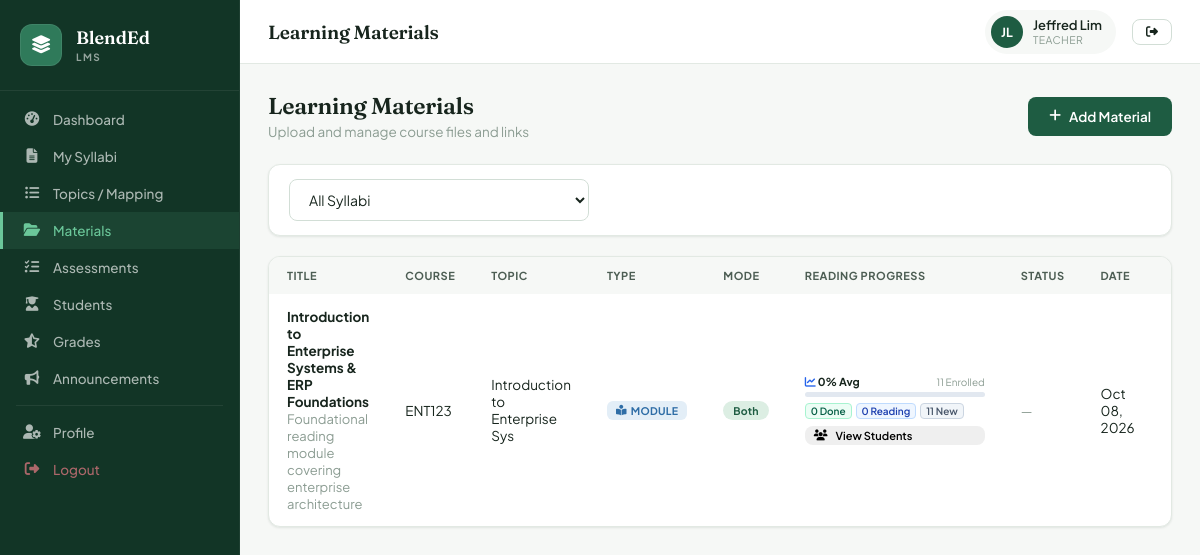
The app's page /teacher/materials.php (signed in) with its own data.
### tables this page shows
CREATE TABLE `learning_materials` (
  `id` int NOT NULL AUTO_INCREMENT,
  `syllabus_topic_id` int DEFAULT NULL,
  `syllabus_id` int DEFAULT NULL,
  `teacher_id` int NOT NULL,
  `title` varchar(200) NOT NULL,
  `description` text,
  `type` varchar(50) NOT NULL DEFAULT 'module',
  `file_path` varchar(255) DEFAULT NULL,
  `external_url` varchar(500) DEFAULT NULL,
  `delivery_mode` enum('online','offline','both') DEFAULT 'both',
  `created_at` timestamp NOT NULL DEFAULT CURRENT_TIMESTAMP,
  `content` longtext,
  `estimated_read_time` int NOT NULL DEFAULT '5',
  `view_count` int DEFAULT '0',
  PRIMARY KEY (`id`),
  KEY `syllabus_topic_id` (`syllabus_topic_id`),
  KEY `syllabus_id` (`syllabus_id`),
  KEY `teacher_id` (`teacher_id`),
  CONSTRAINT `learning_materials_ibfk_1` FOREIGN KEY (`syllabus_topic_id`) REFERENCES `syllabus_topics` (`id`) ON DELETE SET NULL,
  CONSTRAINT `learning_materials_ibfk_2` FOREIGN KEY (`syllabus_id`) REFERENCES `syllabi` (`id`) ON DELETE CASCADE,
  CONSTRAINT `learning_materials_ibfk_3` FOREIGN KEY (`teacher_id`) REFERENCES `users` (`id`) ON DELETE CASCADE
);

CREATE TABLE `syllabus_topics` (
  `id` int NOT NULL AUTO_INCREMENT,
  `syllabus_id` int NOT NULL,
  `week_number` int NOT NULL,
  `topic_title` varchar(200) NOT NULL,
  `topic_description` text,
  `learning_outcomes` text,
  `delivery_mode` enum('face-to-face','online','blended','asynchronous','synchronous') DEFAULT 'blended',
  `online_platform` varchar(100) DEFAULT NULL,
  `resources` text,
  `assessment_type` varchar(100) DEFAULT NULL,
  `sort_order` int DEFAULT '0',
  `created_at` timestamp NOT NULL DEFAULT CURRENT_TIMESTAMP,
  `is_completed` tinyint(1) NOT NULL DEFAULT '0',
  `completion_notes` text,
  `deletion_requested` tinyint(1) NOT NULL DEFAULT '0',
  `deletion_reason` text,
  `ilo_code` varchar(50) DEFAULT NULL,
  `blooms_level` varchar(50) DEFAULT NULL,
  `activity_title` varchar(255) DEFAULT NULL,
  PRIMARY KEY (`id`),
  KEY `syllabus_id` (`syllabus_id`),
  CONSTRAINT `syllabus_topics_ibfk_1` FOREIGN KEY (`syllabus_id`) REFERENCES `syllabi` (`id`) ON DELETE CASCADE
);

### includes/config.php (called while the page is built, shortened)
<?php
function safeHtml($text) {
    $text = htmlspecialchars_decode($text, ENT_QUOTES);
    return htmlspecialchars($text, ENT_QUOTES, 'UTF-8');
}

### teacher/materials.php (the view, shortened to what this page needs)
<?php
require_once '../includes/config.php';
$tid = $_SESSION['user_id'];
$where = "m.teacher_id = ?";
$types = 'i';
$params = [$tid];
$sql = "SELECT m.*, c.course_code, c.course_name, st.topic_title,
               a.id AS assessment_id, a.due_date AS assessment_due_date, a.is_closed AS assessment_is_closed,
               (SELECT COUNT(*) FROM enrollments WHERE syllabus_id = m.syllabus_id AND status = 'enrolled') as total_enrolled,
               (SELECT COUNT(*) FROM topic_progress tp JOIN enrollments e ON e.student_id = tp.student_id AND e.syllabus_id = m.syllabus_id AND e.status = 'enrolled' WHERE tp.syllabus_topic_id = m.syllabus_topic_id AND (tp.read_percentage >= 90 OR tp.status = 'completed')) as finished_count,
               (SELECT COUNT(*) FROM topic_progress tp JOIN enrollments e ON e.student_id = tp.student_id AND e.syllabus_id = m.syllabus_id AND e.status = 'enrolled' WHERE tp.syllabus_topic_id = m.syllabus_topic_id AND tp.read_percentage > 0 AND tp.read_percentage < 90 AND tp.status != 'completed') as reading_count,
               (SELECT AVG(COALESCE(tp.read_percentage, 0)) FROM enrollments e LEFT JOIN topic_progress tp ON tp.student_id = e.student_id AND tp.syllabus_topic_id = m.syllabus_topic_id WHERE e.syllabus_id = m.syllabus_id AND e.status = 'enrolled') as avg_read_pct
        FROM learning_materials m
        LEFT JOIN syllabi s ON m.syllabus_id = s.id
        LEFT JOIN courses c ON s.course_id = c.id
        LEFT JOIN syllabus_topics st ON m.syllabus_topic_id = st.id
        LEFT JOIN assessments a ON (a.syllabus_id = m.syllabus_id AND a.title = m.title AND a.type = 'activity')
        WHERE $where
        ORDER BY m.created_at DESC";
$materialsStmt = $conn->prepare($sql);
$materialsStmt->bind_param($types, ...$params);
$materialsStmt->execute();
$materialsResult = $materialsStmt->get_result();
$materialsArr = [];
while ($row = $materialsResult->fetch_assoc()) $materialsArr[] = $row;
$icons = ['document' => 'fa-file-pdf', 'video' => 'fa-video', 'link' => 'fa-link', 'presentation' => 'fa-file-powerpoint', 'quiz' => 'fa-question-circle', 'activity' => 'fa-pencil-alt', 'module' => 'fa-book-reader'];
$colors = ['document' => 'badge-red', 'video' => 'badge-blue', 'link' => 'badge-gray', 'presentation' => 'badge-orange', 'quiz' => 'badge-green', 'activity' => 'badge-purple', 'module' => 'badge-blue'];
?>
<?php require_once '../includes/header.php'; ?>
<div class="app-layout">
    <?php require_once '../includes/sidebar.php'; ?>
    <div class="main-content">
        <?php require_once '../includes/topbar.php'; ?>
        <div class="page-content">
            <div class="page-header">
                <div class="page-header-left"><h2>Learning Materials</h2><p>Upload and manage course files and links</p></div>
                <button class="btn btn-primary" onclick="openAddMaterialModal()"><i class="fas fa-plus"></i> Add Material</button>
            </div>
            <div class="card" style="margin-bottom:20px">
                <div class="card-body" style="padding:14px 20px">
                    <form method="GET" style="display:flex;gap:12px">
                        <select name="syl" class="form-control" style="width:300px" onchange="this.form.submit()">
                            <option value="">All Syllabi</option>
                        </select>
                    </form>
                </div>
            </div>
            <div class="card">
                <div class="table-wrap">
                    <table>
                        <thead><tr><th>Title</th><th>Course</th><th>Topic</th><th>Type</th><th>Mode</th><th style="min-width:180px">Reading Progress</th><th>Status</th><th>Date</th><th>Actions</th></tr></thead>
                        <tbody>
                        <?php foreach($materialsArr as $m): ?>
                        <?php
                            $isModule = ($m['type'] === 'module');
                            $totEnrolled = (int)($m['total_enrolled'] ?? 0);
                            $finCount = (int)($m['finished_count'] ?? 0);
                            $readCount = (int)($m['reading_count'] ?? 0);
                            $notStarted = max(0, $totEnrolled - ($finCount + $readCount));
                            $avgRead = round((float)($m['avg_read_pct'] ?? 0), 1);
                        ?>
                        <tr>
                            <td><strong><?= safeHtml($m['title']) ?></strong><br><small class="text-muted"><?= safeHtml(substr($m['description'] ?? '', 0, 60)) ?></small></td>
                            <td><?= htmlspecialchars($m['course_code'] ?? '-') ?></td>
                            <td><?= $m['topic_title'] ? safeHtml(substr($m['topic_title'], 0, 30)) : '<span class="text-muted">General</span>' ?></td>
                            <td><span class="badge <?= $colors[$m['type']] ?? 'badge-gray' ?>"><i class="fas <?= $icons[$m['type']] ?? 'fa-file' ?>"></i> <?= ucfirst($m['type']) ?></span></td>
                            <td><?php $mc=['online'=>'mode-online','offline'=>'mode-face','both'=>'mode-blended']; echo '<span class="mode-pill '.$mc[$m['delivery_mode']].'">'.ucfirst($m['delivery_mode']).'</span>'; ?></td>
                            <td>
                                <?php if ($isModule): ?>
                                    <div style="min-width:180px">
                                        <div style="display:flex;justify-content:space-between;align-items:center;margin-bottom:4px;font-size:11px">
                                            <span style="font-weight:700;color:var(--text)"><i class="fas fa-chart-line" style="color:#2563eb"></i> <?= $avgRead ?>% Avg</span>
                                            <span style="color:var(--text3);font-size:10px"><?= $totEnrolled ?> Enrolled</span>
                                        </div>
                                        <div style="height:5px;background:#e2e8f0;border-radius:99px;overflow:hidden;margin-bottom:6px">
                                        </div>
                                        <div style="display:flex;gap:4px;flex-wrap:wrap;margin-bottom:6px;font-size:10px">
                                            <span style="background:#ecfdf5;color:#065f46;padding:1px 5px;border-radius:4px;border:1px solid #a7f3d0;font-weight:600" title="Finished (90-100%)">
                                                <?= $finCount ?> Done
                                            </span>
                                            <span style="background:#eff6ff;color:#1e40af;padding:1px 5px;border-radius:4px;border:1px solid #bfdbfe;font-weight:600" title="Reading (1-89%)">
                                                <?= $readCount ?> Reading
                                            </span>
                                            <?php if ($notStarted > 0): ?>
                                            <span style="background:#f1f5f9;color:#475569;padding:1px 5px;border-radius:4px;border:1px solid #cbd5e1;font-weight:600" title="Not Started (0%)">
                                                <?= $notStarted ?> New
                                            </span>
                                            <?php endif; ?>
                                        </div>
                                        <button type="button" class="btn btn-outline btn-sm" style="font-size:11px;padding:2px 8px;width:100%;text-align:center"
                                            onclick="openStudentProgressModal(<?= $m['id'] ?>, '<?= htmlspecialchars(addslashes($m['title']), ENT_QUOTES) ?>')">
                                            <i class="fas fa-users"></i> View Students
                                        </button>
                                    </div>
                                <?php else: ?>
                                    <span class="text-muted" style="font-size:12px">—</span>
                                <?php endif; ?>
                            </td>
                            <td>
                                <?php if($m['type'] === 'activity' && $m['assessment_id']):
                                    $duePassed = !empty($m['assessment_due_date']) && strtotime($m['assessment_due_date']) < time();
                                    $manuallyClosed = (int)$m['assessment_is_closed'] === 1;
                                    if ($manuallyClosed): ?>
                                        <span class="badge badge-red">Closed</span>
                                    <?php elseif ($duePassed): ?>
                                        <span class="badge badge-orange">Overdue</span>
                                    <?php else: ?>
                                        <span class="badge badge-green">Open</span>
                                    <?php endif; ?>
                                    <?php if(!empty($m['assessment_due_date'])): ?>
                                        <br><small class="text-muted">Due <?= date('M d, Y g:i A', strtotime($m['assessment_due_date'])) ?></small>
                                    <?php endif; ?>
                                <?php else: ?>
                                    <span class="text-muted">—</span>
                                <?php endif; ?>
                            </td>
                            <td><?= date('M d, Y', strtotime($m['created_at'])) ?></td>
                            <td>
                            </td>
                        </tr>
                        <?php endforeach; ?>
                        </tbody>
                    </table>
                </div>
            </div>
        </div>
    </div>
</div>
</body></html>

### assets/css/style.css (style rules this page uses)
:root { --primary: #1E5C42; --primary-dark: #123526; --primary-mid: #2F7A5A; --primary-light: #DCEEE3; --accent: #C1774A; --accent-tint: #F5E6DA; --bg: #F6F8F6; --bg2: #EEF3EF; --white: #FFFFFF; --text: #17251D; --text2: #4C5D53; --text3: #8B9C92; --border: #E2E9E3; --border2: #D2DED6; --ease: cubic-bezier(.4,0,.2,1); --ease-out: cubic-bezier(0,0,.2,1); --shadow-xs: 0 1px 2px rgba(18,53,38,.05); --shadow-sm: 0 1px 3px rgba(18,53,38,.06), 0 1px 2px rgba(18,53,38,.04); --shadow-md: 0 4px 12px rgba(18,53,38,.08); --shadow-lg: 0 12px 32px rgba(18,53,38,.12); --radius-sm: 8px; --radius: 12px; --radius-lg: 16px; --sidebar-w: 240px; --header-h: 64px; --font: 'Plus Jakarta Sans', sans-serif; --font-display: 'Fraunces', serif; --danger: #C0364A; --danger-tint: #FBE4E7; --warning: #B67A2E; --warning-tint: #FBF0DE; --info: #2E6DA6; --info-tint: #E3EEF7; --success: #1E5C42; --success-tint: #DCEEE3; --shadow: var(--shadow-sm); --shadow2: var(--shadow-lg); }
*, *::before, *::after { box-sizing: border-box; margin: 0; padding: 0; }
html { scroll-behavior: smooth; }
body { font-family: var(--font); background: var(--bg); color: var(--text); min-height: 100vh; -webkit-font-smoothing: antialiased; }
.form-control { width: 100%; padding: 11px 15px; border: 1.5px solid var(--border2); border-radius: var(--radius-sm); font-family: var(--font); font-size: 14px; color: var(--text); background: var(--white); transition: border-color .15s var(--ease), box-shadow .15s var(--ease); outline: none; }
select.form-control { cursor: pointer; padding-top: 10px; padding-bottom: 10px; }
.btn { display: inline-flex; align-items: center; gap: 8px; padding: 10px 20px; border-radius: var(--radius-sm); font-family: var(--font); font-weight: 600; font-size: 13.5px; cursor: pointer; border: 1.5px solid transparent; transition: background-color .15s var(--ease), border-color .15s var(--ease), transform .1s var(--ease), box-shadow .15s var(--ease); text-decoration: none; }
.btn-primary { background: var(--primary); color: white; }
.btn-sm { padding: 6px 13px; font-size: 12px; }
.app-layout { display: flex; min-height: 100vh; width: 100%; }
.main-content { margin-left: var(--sidebar-w); flex: 1; display: flex; flex-direction: column; min-width: 0; }
.page-content { padding: 28px; flex: 1; width: 100%; max-width: 1440px; margin: 0 auto; }
.card { background: var(--white); border-radius: var(--radius); box-shadow: var(--shadow-sm); border: 1px solid var(--border); overflow: hidden; width: 100%; }
.card-body { padding: 22px; }
.table-wrap { width: 100%; overflow-x: auto; -webkit-overflow-scrolling: touch; border-radius: 0 0 var(--radius) var(--radius); }
table { width: 100%; border-collapse: collapse; min-width: 600px; }
thead { background: var(--bg); }
th { padding: 12px 18px; text-align: left; font-size: 11px; font-weight: 700; color: var(--text2); text-transform: uppercase; letter-spacing: .5px; }
td { padding: 14px 18px; font-size: 13.5px; color: var(--text); border-bottom: 1px solid var(--border); vertical-align: middle; }
tbody tr { transition: background-color .12s var(--ease); }
tbody tr:last-child td { border-bottom: none; }
.badge { display: inline-flex; align-items: center; gap: 4px; padding: 3px 9px; border-radius: 6px; font-size: 10.5px; font-weight: 700; letter-spacing: .3px; text-transform: uppercase; white-space: nowrap; }
.badge-blue { background: var(--info-tint); color: var(--info); }
.mode-pill { display: inline-flex; align-items: center; gap: 5px; padding: 3px 10px; border-radius: 20px; font-size: 10.5px; font-weight: 700; letter-spacing: .2px; }
.mode-blended { background: var(--success-tint); color: var(--primary); }
.page-header { display: flex; align-items: center; justify-content: space-between; margin-bottom: 24px; gap: 16px; }
.page-header-left h2 { font-family: var(--font-display); font-size: 23px; font-weight: 600; color: var(--text); letter-spacing: -.3px; }
.page-header-left p { font-size: 13.5px; color: var(--text3); margin-top: 3px; }
.text-muted { color: var(--text3); font-size: 13px; }

### records on screen
learning_materials: title "Introduction to Enterprise Systems & ERP Foundations", description "Foundational reading module covering enterprise architecture", course_code "ENT123", syllabus_topic.topic_title "Introduction to Enterprise Sys", type "MODULE", delivery_mode "Both", avgRead "0", totEnrolled "11", finCount "0", readCount "0", notStarted "11", created_at "Oct 08, 2026"

### other values on screen
$pageTitle "Learning Materials"
$initials "JL"
$_SESSION['full_name'] "Jeffred Lim"
$roleLabel[$r] "TEACHER"
